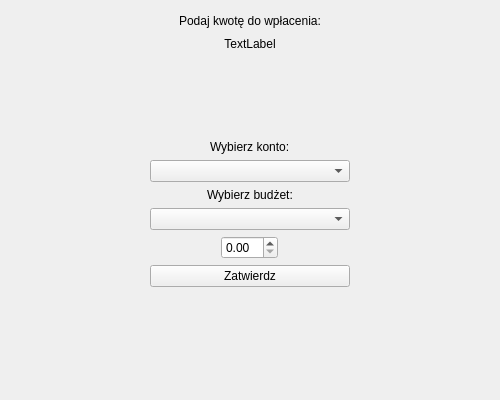
<?xml version="1.0" encoding="UTF-8"?>
<ui version="4.0">
 <class>WyplacSaldo</class>
 <widget class="QWidget" name="WyplacSaldo">
  <property name="geometry">
   <rect>
    <x>0</x>
    <y>0</y>
    <width>500</width>
    <height>400</height>
   </rect>
  </property>
  <property name="windowTitle">
   <string>Form</string>
  </property>
  <layout class="QGridLayout" name="gridLayout">
   <item row="0" column="0">
    <spacer name="horizontalSpacer">
     <property name="orientation">
      <enum>Qt::Orientation::Horizontal</enum>
     </property>
     <property name="sizeHint" stdset="0">
      <size>
       <width>40</width>
       <height>20</height>
      </size>
     </property>
    </spacer>
   </item>
   <item row="3" column="2" alignment="Qt::AlignmentFlag::AlignHCenter">
    <widget class="QLabel" name="labelKonto">
     <property name="text">
      <string>Wybierz konto:</string>
     </property>
    </widget>
   </item>
   
   <item row="4" column="2" alignment="Qt::AlignmentFlag::AlignHCenter">
    <widget class="QComboBox" name="comboBoxKonto">
     <property name="minimumSize">
      <size>
       <width>200</width>
       <height>0</height>
      </size>
     </property>
    </widget>
   </item>

   <item row="0" column="3">
    <spacer name="horizontalSpacer_2">
     <property name="orientation">
      <enum>Qt::Orientation::Horizontal</enum>
     </property>
     <property name="sizeHint" stdset="0">
      <size>
       <width>40</width>
       <height>20</height>
      </size>
     </property>
    </spacer>
   </item>
   <item row="1" column="2">
    <widget class="QLabel" name="labelAktualneSaldo">
     <property name="text">
      <string>TextLabel</string>
     </property>
     <property name="alignment">
      <set>Qt::AlignmentFlag::AlignCenter</set>
     </property>
    </widget>
   </item>
   <item row="2" column="2">
    <spacer name="verticalSpacer">
     <property name="orientation">
      <enum>Qt::Orientation::Vertical</enum>
     </property>
     <property name="sizeHint" stdset="0">
      <size>
       <width>20</width>
       <height>40</height>
      </size>
     </property>
    </spacer>
   </item>
   <item row="7" column="3">
    <spacer name="horizontalSpacer_4">
     <property name="orientation">
      <enum>Qt::Orientation::Horizontal</enum>
     </property>
     <property name="sizeHint" stdset="0">
      <size>
       <width>40</width>
       <height>20</height>
      </size>
     </property>
    </spacer>
   </item>
   
   <item row="6" column="2" alignment="Qt::AlignmentFlag::AlignHCenter">
    <widget class="QComboBox" name="comboBoxBudzet">
     <property name="minimumSize">
      <size>
       <width>200</width>
       <height>0</height>
      </size>
     </property>
    </widget>
   </item>

   <item row="11" column="2">
    <widget class="QLabel" name="labelWyplacono">
     <property name="text">
      <string/>
     </property>
     <property name="alignment">
      <set>Qt::AlignmentFlag::AlignCenter</set>
     </property>
    </widget>
   </item>
   <item row="7" column="2" alignment="Qt::AlignmentFlag::AlignHCenter">
    <widget class="QDoubleSpinBox" name="doubleSpinBox">
     <property name="sizePolicy">
      <sizepolicy hsizetype="Fixed" vsizetype="Fixed">
       <horstretch>0</horstretch>
       <verstretch>0</verstretch>
      </sizepolicy>
     </property>
     <property name="maximumSize">
      <size>
       <width>199</width>
       <height>16777215</height>
      </size>
     </property>
    </widget>
   </item>
   <item row="8" column="2">
    <widget class="QPushButton" name="pushButtonZatwierdz">
     <property name="text">
      <string>Zatwierdz</string>
     </property>
    </widget>
   </item>
   <item row="7" column="0">
    <spacer name="horizontalSpacer_3">
     <property name="orientation">
      <enum>Qt::Orientation::Horizontal</enum>
     </property>
     <property name="sizeHint" stdset="0">
      <size>
       <width>40</width>
       <height>20</height>
      </size>
     </property>
    </spacer>
   </item>
   <item row="5" column="2" alignment="Qt::AlignmentFlag::AlignHCenter">
    <widget class="QLabel" name="labelBudzet">
     <property name="text">
      <string>Wybierz budżet:</string>
     </property>
    </widget>
   </item>
   <item row="0" column="2">
    <widget class="QLabel" name="label">
     <property name="text">
      <string>Podaj kwotę do wpłacenia:</string>
     </property>
     <property name="alignment">
      <set>Qt::AlignmentFlag::AlignCenter</set>
     </property>
    </widget>
   </item>
   <item row="9" column="2">
    <spacer name="verticalSpacer_2">
     <property name="orientation">
      <enum>Qt::Orientation::Vertical</enum>
     </property>
     <property name="sizeHint" stdset="0">
      <size>
       <width>20</width>
       <height>40</height>
      </size>
     </property>
    </spacer>
   </item>
  </layout>
 </widget>
 <resources/>
 <connections/>
</ui>
